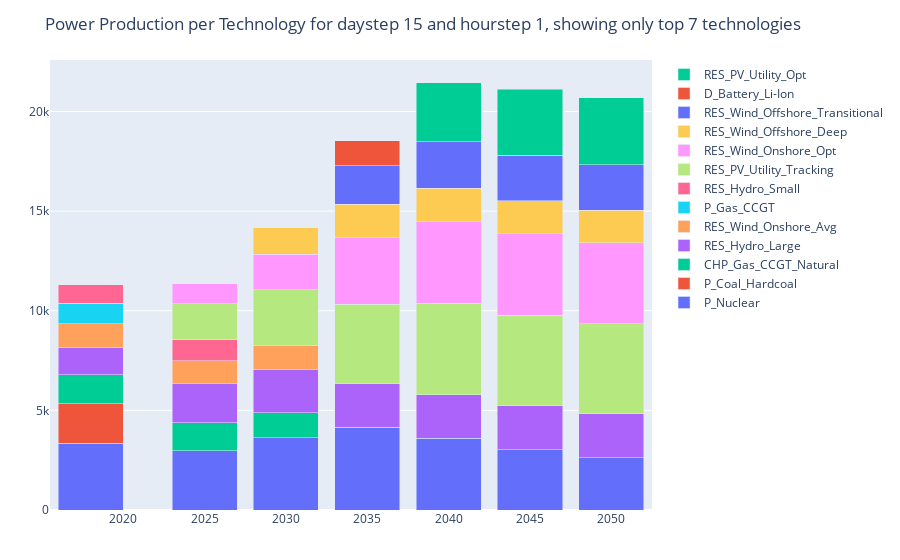
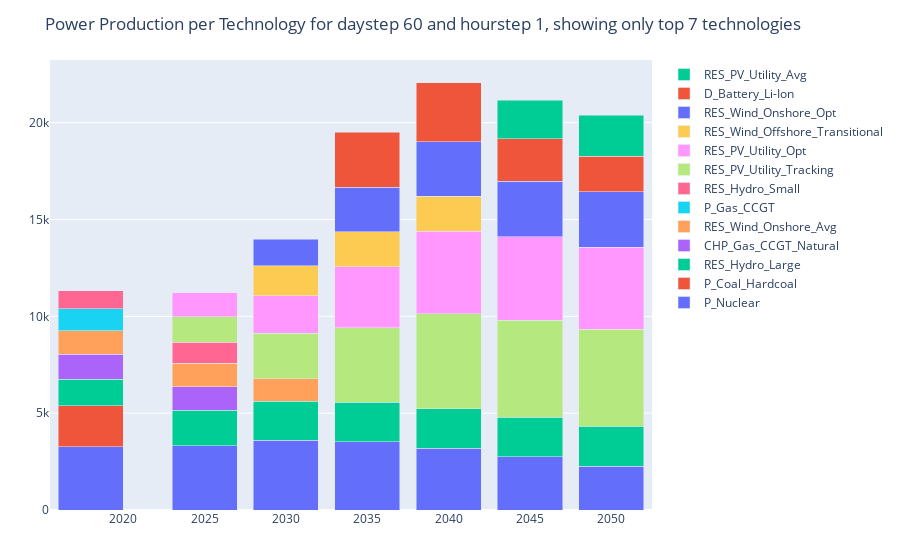

These figures' notebook cell, in order:
### Markdown cell above
### Plot power productions

### Code cell
function generate_power_production_by_tech_plot_trace(production_by_tech::DataFrames.DataFrame; x_columns_symbol::Symbol=:x1, tech_column_symbol::Symbol=:x2, y_column_symbol::Symbol=:y_sum) :: Vector{PlotlyJS.GenericTrace}
    traces = []
    for tech in unique(production_by_tech[!, tech_column_symbol])
        tech_data = production_by_tech[production_by_tech[!, tech_column_symbol] .== tech, :]
        trace = PlotlyJS.bar(x=tech_data[!, x_columns_symbol], y=tech_data[!, y_column_symbol], name=tech)
        push!(traces, trace)
    end
    return traces  
end

function generate_plot_power_production_by_tech(plot_info::PlotInformation, production_by_tech::DataFrames.DataFrame; x_columns_symbol::Symbol=:x1, tech_column_symbol::Symbol=:x2, y_column_symbol::Symbol=:y_sum)
    traces = generate_power_production_by_tech_plot_trace(production_by_tech; x_columns_symbol=x_columns_symbol, tech_column_symbol=tech_column_symbol, y_column_symbol=y_column_symbol)
    layout = PlotlyJS.Layout(title=plot_info.plot_title, barmode="stack")
    plot = PlotlyJS.plot(traces, layout)
    return plot
end

for (plot_info, data) in zip(plot_infos, production_by_tech_data)
    plot = generate_plot_power_production_by_tech(plot_info, data)
    display(plot)
end

### Figure 1 — Plotly figure (JSON) as saved in the notebook; plotly's stock layout.template omitted (floating-point values rounded to 4 significant figures)
{"data": [{"name": "P_Nuclear", "type": "bar", "x": [2018, 2025, 2030, 2035, 2040, 2045, 2050], "y": [3348.0, 2979.0, 3630.0, 4162.0, 3591.0, 3029.0, 2625.0]}, {"name": "P_Coal_Hardcoal", "type": "bar", "x": [2018], "y": [1983.0]}, {"name": "CHP_Gas_CCGT_Natural", "type": "bar", "x": [2018, 2025, 2030], "y": [1462.0, 1399.0, 1250.0]}, {"name": "RES_Hydro_Large", "type": "bar", "x": [2018, 2025, 2030, 2035, 2040, 2045, 2050], "y": [1358.0, 1948.0, 2166.0, 2182.0, 2190.0, 2195.0, 2196.0]}, {"name": "RES_Wind_Onshore_Avg", "type": "bar", "x": [2018, 2025, 2030], "y": [1190.0, 1174.0, 1206.0]}, {"name": "P_Gas_CCGT", "type": "bar", "x": [2018], "y": [1022.0]}, {"name": "RES_Hydro_Small", "type": "bar", "x": [2018, 2025], "y": [942.8, 1040.0]}, {"name": "RES_PV_Utility_Tracking", "type": "bar", "x": [2025, 2030, 2035, 2040, 2045, 2050], "y": [1819.0, 2798.0, 3985.0, 4604.0, 4555.0, 4518.0]}, {"name": "RES_Wind_Onshore_Opt", "type": "bar", "x": [2025, 2030, 2035, 2040, 2045, 2050], "y": [985.6, 1791.0, 3364.0, 4081.0, 4081.0, 4081.0]}, {"name": "RES_Wind_Offshore_Deep", "type": "bar", "x": [2030, 2035, 2040, 2045, 2050], "y": [1333.0, 1647.0, 1674.0, 1658.0, 1610.0]}, {"name": "RES_Wind_Offshore_Transitional", "type": "bar", "x": [2035, 2040, 2045, 2050], "y": [1932.0, 2343.0, 2280.0, 2298.0]}, {"name": "D_Battery_Li-Ion", "type": "bar", "x": [2035], "y": [1247.0]}, {"name": "RES_PV_Utility_Opt", "type": "bar", "x": [2040, 2045, 2050], "y": [2968.0, 3305.0, 3369.0]}], "layout": {"barmode": "stack", "margin": {"b": 50, "l": 50, "r": 50, "t": 60}, "title": "Power Production per Technology for daystep 15 and hourstep 1, showing only top 7 technologies"}}

### Figure 2 — Plotly figure (JSON) as saved in the notebook; plotly's stock layout.template omitted (floating-point values rounded to 4 significant figures)
{"data": [{"name": "P_Nuclear", "type": "bar", "x": [2018, 2025, 2030, 2035, 2040, 2045, 2050], "y": [3267.0, 3305.0, 3610.0, 3520.0, 3193.0, 2750.0, 2267.0]}, {"name": "P_Coal_Hardcoal", "type": "bar", "x": [2018], "y": [2123.0]}, {"name": "RES_Hydro_Large", "type": "bar", "x": [2018, 2025, 2030, 2035, 2040, 2045, 2050], "y": [1358.0, 1853.0, 2016.0, 2034.0, 2041.0, 2049.0, 2055.0]}, {"name": "CHP_Gas_CCGT_Natural", "type": "bar", "x": [2018, 2025], "y": [1307.0, 1209.0]}, {"name": "RES_Wind_Onshore_Avg", "type": "bar", "x": [2018, 2025, 2030], "y": [1190.0, 1200.0, 1146.0]}, {"name": "P_Gas_CCGT", "type": "bar", "x": [2018], "y": [1157.0]}, {"name": "RES_Hydro_Small", "type": "bar", "x": [2018, 2025], "y": [930.7, 1099.0]}, {"name": "RES_PV_Utility_Tracking", "type": "bar", "x": [2025, 2030, 2035, 2040, 2045, 2050], "y": [1323.0, 2349.0, 3845.0, 4899.0, 5000.0, 4997.0]}, {"name": "RES_PV_Utility_Opt", "type": "bar", "x": [2025, 2030, 2035, 2040, 2045, 2050], "y": [1217.0, 1941.0, 3158.0, 4271.0, 4299.0, 4244.0]}, {"name": "RES_Wind_Offshore_Transitional", "type": "bar", "x": [2030, 2035, 2040], "y": [1548.0, 1820.0, 1789.0]}, {"name": "RES_Wind_Onshore_Opt", "type": "bar", "x": [2030, 2035, 2040, 2045, 2050], "y": [1379.0, 2291.0, 2825.0, 2875.0, 2875.0]}, {"name": "D_Battery_Li-Ion", "type": "bar", "x": [2035, 2040, 2045, 2050], "y": [2843.0, 3054.0, 2196.0, 1831.0]}, {"name": "RES_PV_Utility_Avg", "type": "bar", "x": [2045, 2050], "y": [1984.0, 2107.0]}], "layout": {"barmode": "stack", "margin": {"b": 50, "l": 50, "r": 50, "t": 60}, "title": "Power Production per Technology for daystep 60 and hourstep 1, showing only top 7 technologies"}}
